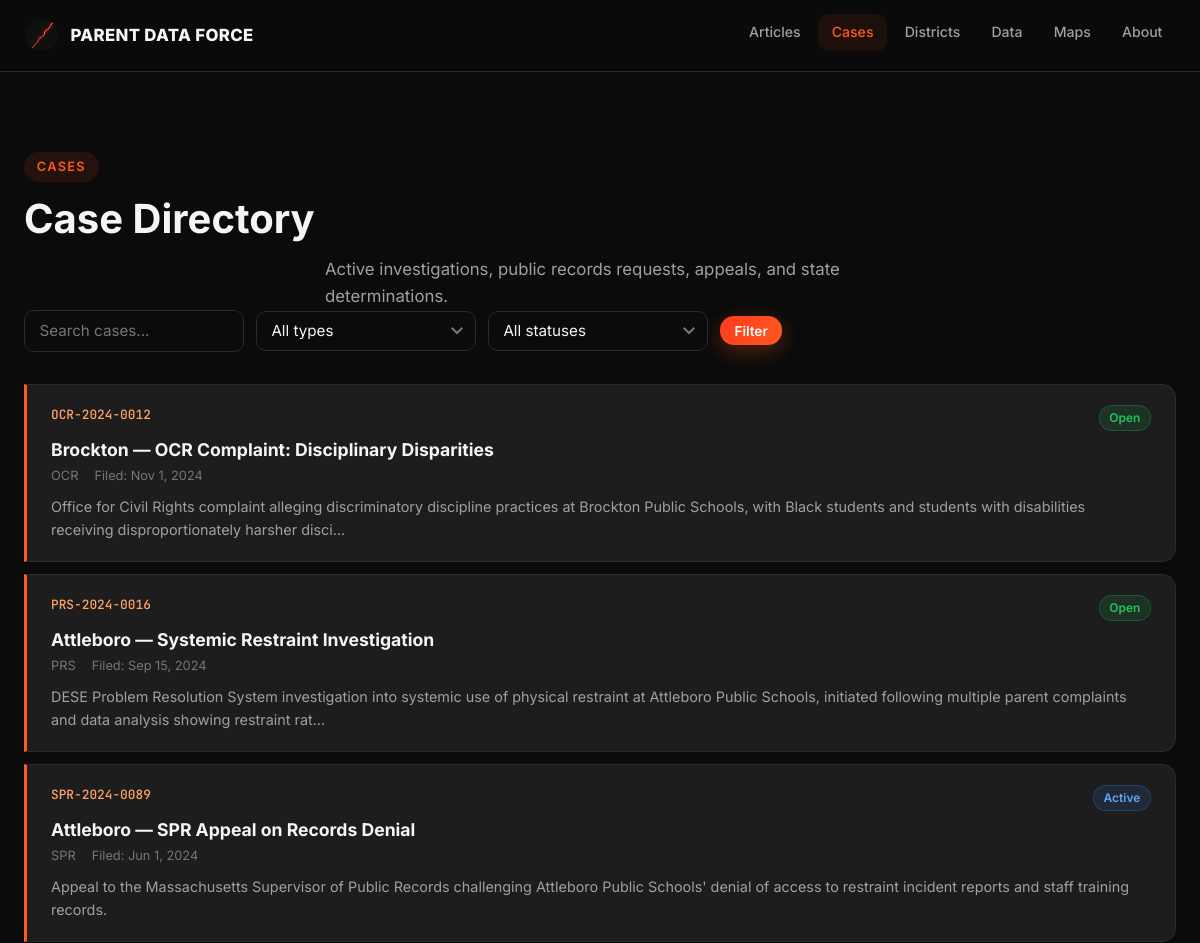
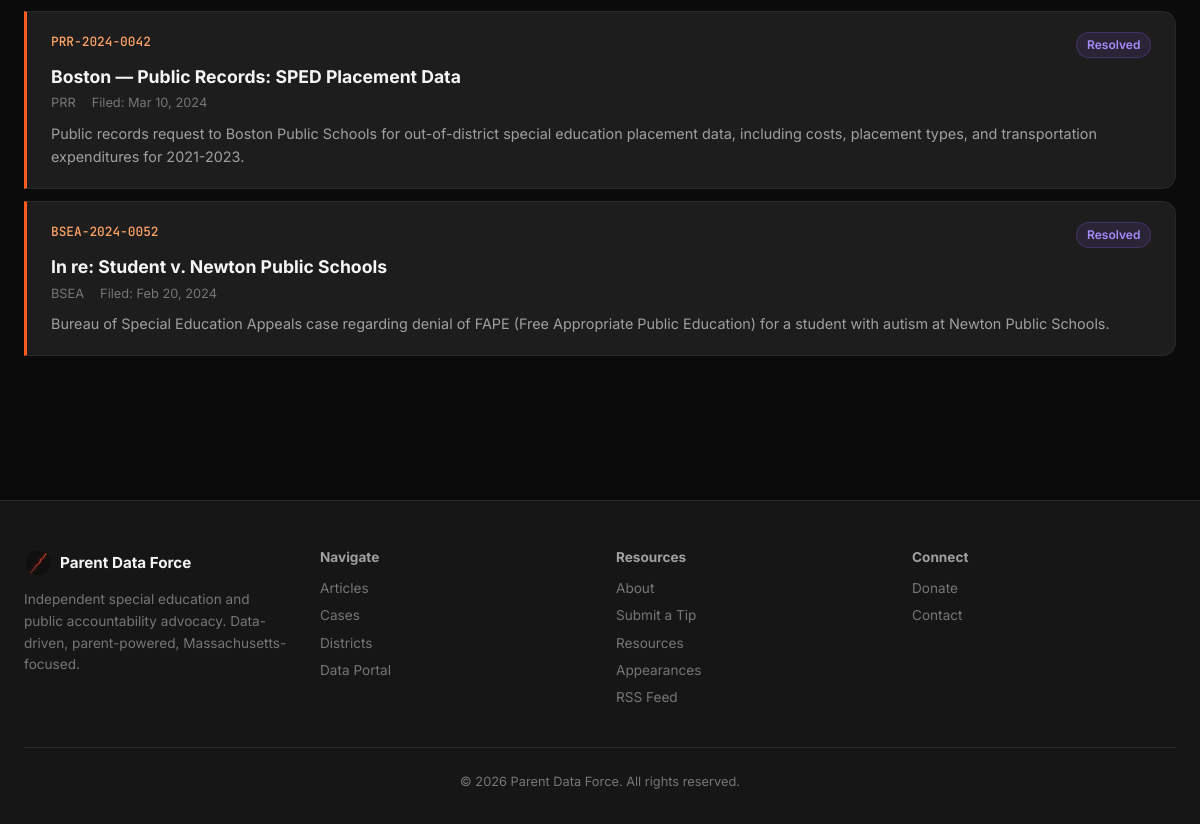
The page /cases/ on the database its author committed (2 pictures, top to bottom).
### tables this page shows
CREATE TABLE cases (
    id              INT UNSIGNED AUTO_INCREMENT PRIMARY KEY,
    case_number     VARCHAR(100)    NOT NULL UNIQUE,
    title           VARCHAR(512)    NOT NULL,
    slug            VARCHAR(512)    NOT NULL UNIQUE,
    case_type       VARCHAR(100)    NULL COMMENT 'BSEA, SPR, PRS, PRR, OCR, court, etc.',
    status          VARCHAR(50)     NOT NULL DEFAULT 'open' COMMENT 'open, active, resolved, closed, appealed',
    filed_date      DATE            NULL,
    resolved_date   DATE            NULL,
    court           VARCHAR(255)    NULL,
    docket_number   VARCHAR(100)    NULL,
    plaintiff       VARCHAR(512)    NULL,
    defendant       VARCHAR(512)    NULL,
    org_id          INT UNSIGNED    NULL COMMENT 'Primary district/organization involved',
    summary         TEXT            NULL,
    body            LONGTEXT        NULL COMMENT 'Full case narrative',
    ruling          TEXT            NULL,
    external_url    VARCHAR(1024)   NULL,
    docket_url      VARCHAR(1024)   NULL,
    is_featured     TINYINT(1)      NOT NULL DEFAULT 0,
    is_active       TINYINT(1)      NOT NULL DEFAULT 1,
    sort_order      INT             NOT NULL DEFAULT 0,
    created_at      DATETIME        NOT NULL DEFAULT NOW(),
    updated_at      DATETIME        NOT NULL DEFAULT NOW() ON UPDATE NOW(),

    INDEX idx_case_number (case_number),
    INDEX idx_slug (slug),
    INDEX idx_case_type (case_type),
    INDEX idx_status (status),
    INDEX idx_filed_date (filed_date),
    INDEX idx_org_id (org_id),
    INDEX idx_is_featured (is_featured),
    INDEX idx_is_active (is_active),

    FULLTEXT INDEX ft_cases_search (title, summary, body),

    CONSTRAINT fk_cases_org
        FOREIGN KEY (org_id) REFERENCES organizations(id)
        ON DELETE SET NULL
);

### app/Core/View.php (called while the page is built, shortened)
<?php declare(strict_types=1);
class View
{
    public static function render(string $template, array $data = []): void
    {
        require APP_DIR . '/Components/Layout.php';
    }
}

### app/Controllers/CaseController.php (called while the page is built, shortened)
<?php declare(strict_types=1);
class CaseController
{
    public function list(array $params = []): void
    {
        $page = max(1, (int)($_GET['page'] ?? 1));
        $perPage = DEFAULT_PER_PAGE;
        $offset = ($page - 1) * $perPage;
        $where = "WHERE is_active = 1";
        $bindings = [];
        $total = (int)Database::fetchColumn("SELECT COUNT(*) FROM cases $where", $bindings);
        $allBindings = array_merge($bindings, [$perPage, $offset]);
        $cases = Database::fetchAll(
            "SELECT case_number, title, slug, case_type, status, filed_date, summary
             FROM cases $where ORDER BY filed_date DESC LIMIT ? OFFSET ?",
            $allBindings
        );
        View::render('case-list', [
            'page_title'      => 'Cases',
            'page_stylesheet' => 'cases',
            'cases'           => $cases,
            'pagination'      => paginate($total, $perPage),
        ]);
    }
}

### public/index.php (called while the page is built, shortened)
<?php declare(strict_types=1);
$uri = parse_url($_SERVER['REQUEST_URI'], PHP_URL_PATH);
$method = $_SERVER['REQUEST_METHOD'];
try {
    (new App\Router())->dispatch($method, $uri);
} catch (\Throwable $e) {
    http_response_code(500);
    error_log("500: {$e->getMessage()} in {$e->getFile()}:{$e->getLine()}");
    if (defined('APP_DEBUG') && APP_DEBUG) {
        echo "<h1>500 Internal Server Error</h1>";
        echo "<pre>" . h($e->getMessage()) . "\n\n" . h($e->getTraceAsString()) . "</pre>";
    } else {
        require __DIR__ . '/../app/views/errors/500.php';
    }
}

### app/Core/Database.php (called while the page is built, shortened)
<?php
class Database
{
    private static ?PDO $instance = null;
    public static function getInstance(): PDO
    {
        if (self::$instance === null) {
            $dsn = sprintf(
                'mysql:host=%s;port=%d;dbname=%s;charset=%s',
                DB_HOST,
                DB_PORT,
                DB_NAME,
                DB_CHARSET
            );
            try {
                self::$instance = new PDO($dsn, DB_USER, DB_PASSWORD, [
                    PDO::ATTR_ERRMODE            => PDO::ERRMODE_EXCEPTION,
                    PDO::ATTR_DEFAULT_FETCH_MODE => PDO::FETCH_ASSOC,
                    PDO::ATTR_EMULATE_PREPARES   => false,
                    PDO::MYSQL_ATTR_INIT_COMMAND => "SET NAMES utf8mb4 COLLATE utf8mb4_unicode_ci",
                ]);
            } catch (PDOException $e) {
                throw new RuntimeException('Database connection failed: ' . $e->getMessage(), 500, $e);
            }
        }
        return self::$instance;
    }
    public static function query(string $sql, array $params = []): PDOStatement
    {
        $start = microtime(true);
        $stmt = self::getInstance()->prepare($sql);
        $stmt->execute($params);
        $elapsed = round((microtime(true) - $start) * 1000, 2);
        return $stmt;
    }
    public static function fetchAll(string $sql, array $params = []): array
    {
        return self::query($sql, $params)->fetchAll();
    }
}

### app/views/case-list.php (the view, shortened to what this page needs)
<section class="section">
    <div class="container">
        <div class="article-hero">
            <span class="section-tag">Cases</span>
            <h1 class="section-title">Case Directory</h1>
            <p class="section-subtitle">Active investigations, public records requests, appeals, and state determinations.</p>
        </div>
        <form method="GET" action="/cases/" class="case-filters" data-animate>
            <input type="text" name="q" class="form-input" placeholder="Search cases..." value="<?= h($_GET['q'] ?? '') ?>">
            <select name="type" class="form-select">
                <option value="">All types</option>
            </select>
            <select name="status" class="form-select">
                <option value="">All statuses</option>
            </select>
            <button type="submit" class="btn btn-primary btn-sm">Filter</button>
        </form>
        <?php if (empty($cases)): ?>
            <div class="empty-state"><h3>No cases found</h3><p>Try adjusting your filters.</p></div>
        <?php else: ?>
            <div class="case-list" data-animate>
                <?php foreach ($cases as $c): ?>
                <article class="case-card">
                    <div class="case-card-header">
                        <span class="case-card-number"><?= h($c['case_number']) ?></span>
                        <?= status_badge($c['status'] ?? 'open') ?>
                    </div>
                    <h3 class="case-card-title"><a href="/cases/<?= h($c['slug'] ?? $c['case_number']) ?>"><?= h($c['title']) ?></a></h3>
                    <div class="case-card-meta">
                        <span><?= h($c['case_type'] ?? '') ?></span>
                        <span>Filed: <?= h(format_date($c['filed_date'])) ?></span>
                    </div>
                    <p class="case-card-summary"><?= h(truncate($c['summary'] ?? '', 200)) ?></p>
                </article>
                <?php endforeach; ?>
            </div>
        <?php endif; ?>
    </div>
</section>

### app/Router.php (shortened to what this page needs)
<?php declare(strict_types=1);
class Router
{
    public function dispatch(string $method, string $uri): void
    {
        $uri = rtrim($uri, '/') ?: '/';
        $routes = require __DIR__ . '/config/routes.php';
        foreach ($routes as $pattern => $route) {
            if (count($route) === 2) {
                [$class, $action] = $route;
                $allowedMethods = ['GET', 'POST'];
            } else {
                [$allowedMethods, $class, $action] = $route;
            }
            $regex = '#^' . preg_replace('/\{(\w+)\}/', '(?P<$1>[^/]+)', $pattern) . '$#';
            if (preg_match($regex, $uri, $matches)) {
                $controller = new $class();
                $params = array_filter($matches, 'is_string', ARRAY_FILTER_USE_KEY);
                $controller->$action($params);
                return;
            }
        }
    }
}

### app/Core/helpers.php (shortened to what this page needs)
<?php
function h(?string $text): string
{
    return htmlspecialchars($text ?? '', ENT_QUOTES | ENT_HTML5, 'UTF-8');
}
function truncate(string $text, int $length = 200, string $suffix = '...'): string
{
    $text = strip_tags($text);
    if (mb_strlen($text) <= $length) return $text;
    return mb_substr($text, 0, $length) . $suffix;
}
function format_date(?string $date, string $format = 'M j, Y'): string
{
    $ts = strtotime($date);
    return $ts !== false ? date($format, $ts) : '';
}
function status_badge(string $status): string
{
    $class = match(strtolower($status)) {
        'open'     => 'status-open',
        'active'   => 'status-active',
        'resolved' => 'status-resolved',
        'closed'   => 'status-closed',
        'pending'  => 'status-pending',
        'appealed' => 'status-appealed',
        default    => 'status-default',
    };
    return sprintf('<span class="status-badge %s">%s</span>', $class, h($status));
}

### public/assets/css/global.css (style rules this page uses)
:root { --bg-primary: #0b0b0b; --bg-secondary: #161616; --bg-elevated: #1d1d1d; --bg-glass: rgba(255,255,255,0.04); --accent: #ff5a1f; --accent-hot: #ff3b1f; --accent-glow: #ffa366; --text-primary: #f5f5f5; --text-secondary:#a0a0a0; --text-muted: #767676; --border: #2a2a2a; --border-soft: #232323; --success: #22c55e; --warning: #f59e0b; --danger: #ef4444; --radius-sm: 10px; --radius-md: 14px; --radius-lg: 20px; --shadow-soft: 0 8px 26px rgba(0,0,0,0.25); --shadow-strong: 0 20px 50px rgba(0,0,0,0.45); --glow: 0 0 36px rgba(255,90,31,0.2); --container: 1200px; --nav-height: 72px; --transition: 260ms ease; }
*, *::before, *::after { box-sizing: border-box; margin: 0; padding: 0; }
html { font-size: 16px; scroll-behavior: smooth; -webkit-text-size-adjust: 100%; }
body { font-family: 'Inter', -apple-system, BlinkMacSystemFont, 'Segoe UI', sans-serif; background-color: var(--bg-primary); color: var(--text-primary); line-height: 1.6; min-height: 100vh; }
h1, h2, h3, h4, h5, h6 { font-weight: 700; line-height: 1.25; color: var(--text-primary); }
h1 { font-size: 2.5rem; }
h3 { font-size: 1.5rem; }
a { color: var(--accent-glow); text-decoration: none; transition: color var(--transition); }
p { margin-bottom: 1rem; }
p:last-child { margin-bottom: 0; }
.container { max-width: var(--container); margin: 0 auto; padding: 0 1.5rem; }
.section { padding: 5rem 0; }
.section-tag { display: inline-block; font-size: 0.8rem; font-weight: 600; text-transform: uppercase; letter-spacing: 0.1em; color: var(--accent); margin-bottom: 0.75rem; padding: 0.3rem 0.8rem; background: rgba(255,90,31,0.1); border-radius: 20px; }
.section-title { margin-bottom: 0.75rem; }
.section-subtitle { color: var(--text-secondary); font-size: 1.05rem; max-width: 550px; margin: 0 auto; }
[data-animate] { opacity: 0; transform: translateY(20px); transition: opacity 0.6s ease, transform 0.6s ease; }
[data-animate].visible { opacity: 1; transform: translateY(0); }

### public/assets/css/elements/buttons.css (style rules this page uses)
.btn { display: inline-flex; align-items: center; gap: 0.5rem; padding: 0.75rem 1.5rem; font-family: 'Inter', sans-serif; font-size: 0.95rem; font-weight: 600; border-radius: var(--radius-md); border: none; cursor: pointer; transition: transform var(--transition), box-shadow var(--transition), background var(--transition); text-decoration: none; white-space: nowrap; }
.btn-primary { background: linear-gradient(120deg, var(--accent-hot), var(--accent)); box-shadow: 0 6px 20px rgba(255,90,31,0.3); color: #fff; }
.btn-sm { padding: 0.4rem 0.9rem; font-size: 0.85rem; }

### public/assets/css/elements/cards.css (style rules this page uses)
.case-card { background: var(--bg-elevated); border: 1px solid var(--border); border-left: 3px solid var(--accent); border-radius: 0 var(--radius-md) var(--radius-md) 0; padding: 1.25rem 1.5rem; transition: border-left-color var(--transition), transform var(--transition); }
.case-card-header { display: flex; justify-content: space-between; align-items: flex-start; margin-bottom: 0.5rem; }
.case-card-number { font-family: 'JetBrains Mono', monospace; font-size: 0.8rem; color: var(--accent-glow); font-weight: 500; }
.case-card-title { font-size: 1.1rem; margin-bottom: 0.35rem; }
.case-card-title a { color: var(--text-primary); }
.case-card-meta { display: flex; gap: 1rem; font-size: 0.8rem; color: var(--text-muted); margin-bottom: 0.5rem; }
.case-card-summary { font-size: 0.9rem; color: var(--text-secondary); }

### public/assets/css/elements/forms.css (style rules this page uses)
.form-input, .form-select, .form-textarea { width: 100%; padding: 0.65rem 0.9rem; background: var(--bg-primary); border: 1px solid var(--border); border-radius: var(--radius-sm); color: var(--text-primary); font-family: 'Inter', sans-serif; font-size: 0.95rem; transition: border-color var(--transition), box-shadow var(--transition); }
.form-input::placeholder, .form-textarea::placeholder { color: var(--text-muted); }
.form-select { cursor: pointer; appearance: none; background-repeat: no-repeat; background-position: right 0.75rem center; padding-right: 2.2rem; }

### public/assets/css/elements/badges.css (style rules this page uses)
.status-badge { display: inline-flex; align-items: center; padding: 0.15rem 0.6rem; font-size: 0.75rem; font-weight: 600; border-radius: 20px; text-transform: capitalize; white-space: nowrap; }
.status-open { background: rgba(34,197,94,0.12); color: var(--success); border: 1px solid rgba(34,197,94,0.25); }
.status-active { background: rgba(59,130,246,0.12); color: #60a5fa; border: 1px solid rgba(59,130,246,0.25); }
.status-resolved { background: rgba(139,92,246,0.12); color: #a78bfa; border: 1px solid rgba(139,92,246,0.25); }

### rows shown on the page
cases: case_number "OCR-2024-0012", status "Open", title "Brockton — OCR Complaint: Disciplinary Disparities", case_type "OCR", filed_date "Nov 1, 2024", summary "Office for Civil Rights complaint alleging discriminatory discipline practices at Brockton Public Schools, with Black students and students with disabilities receiving disproportionately harsher disci..."
cases: case_number "PRS-2024-0016", status "Open", title "Attleboro — Systemic Restraint Investigation", case_type "PRS", filed_date "Sep 15, 2024", summary "DESE Problem Resolution System investigation into systemic use of physical restraint at Attleboro Public Schools, initiated following multiple parent complaints and data analysis showing restraint rat..."
cases: case_number "SPR-2024-0089", status "Active", title "Attleboro — SPR Appeal on Records Denial", case_type "SPR", filed_date "Jun 1, 2024", summary "Appeal to the Massachusetts Supervisor of Public Records challenging Attleboro Public Schools' denial of access to restraint incident reports and staff training records."
cases: case_number "PRR-2024-0042", status "Resolved", title "Boston — Public Records: SPED Placement Data", case_type "PRR", filed_date "Mar 10, 2024", summary "Public records request to Boston Public Schools for out-of-district special education placement data, including costs, placement types, and transportation expenditures for 2021-2023."
cases: case_number "BSEA-2024-0052", status "Resolved", title "In re: Student v. Newton Public Schools", case_type "BSEA", filed_date "Feb 20, 2024", summary "Bureau of Special Education Appeals case regarding denial of FAPE (Free Appropriate Public Education) for a student with autism at Newton Public Schools."
